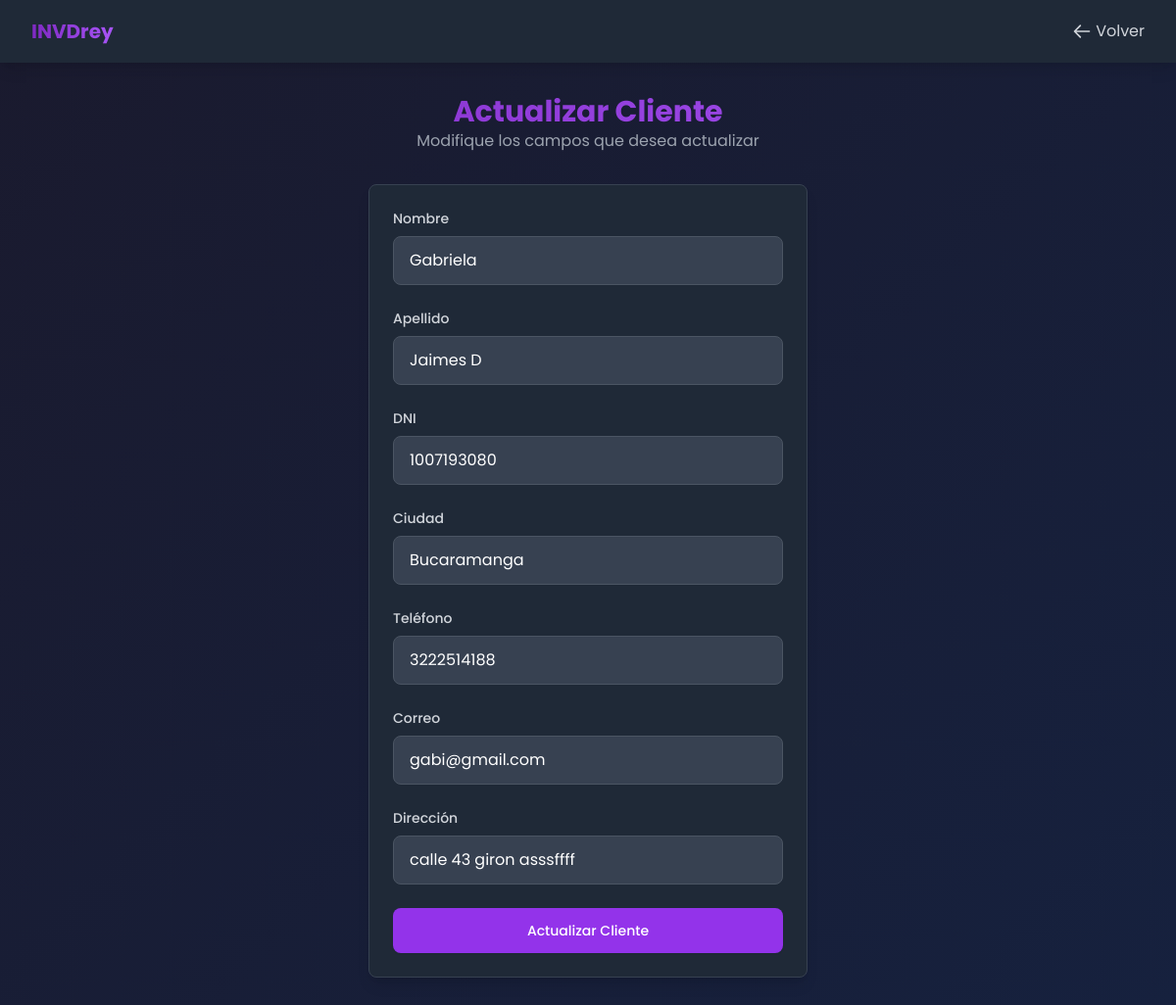
/Clientes/clientes_UPDATE.php?id=1 (signed in), run on the app's committed database.
### tables this page shows
CREATE TABLE `clientes` (
  `id` int(11) NOT NULL,
  `nombre` varchar(100) NOT NULL,
  `apellido` varchar(100) DEFAULT NULL,
  `DNI` varchar(100) NOT NULL,
  `ciudad` varchar(100) NOT NULL,
  `telefono` varchar(100) DEFAULT NULL,
  `correo` varchar(100) NOT NULL,
  `direccion` varchar(250) NOT NULL,
  `estado` tinyint(4) NOT NULL DEFAULT 1
);

### Clientes/clientes_UPDATE.php (the view, shortened to what this page needs)
<?php
include '../conexion.php';
$id = $_GET['id'];
$sql = "SELECT * FROM clientes WHERE id = ?";
$stmt = $conn->prepare($sql);
$stmt->bind_param("i", $id);
$stmt->execute();
$result = $stmt->get_result();
$user = $result->fetch_assoc();
?>
<!DOCTYPE html>
<html lang="es">
<head>
    <script src="https://cdn.tailwindcss.com"></script>
    <link rel="stylesheet" href="../styles/Styles.css">
</head>
<body class="min-h-screen text-gray-100">
    <nav class="bg-gray-800 shadow-lg">
        <div class="max-w-7xl mx-auto px-4 sm:px-6 lg:px-8">
            <div class="flex items-center justify-between h-16">
                <div class="flex items-center">
                    <div class="flex-shrink-0">
                        <span class="text-xl font-bold gradient-text">INVDrey</span>
                    </div>
                </div>
                <div class="flex items-center space-x-4">
                    <a href="clientes_READ.php" class="text-gray-300 hover:text-white flex items-center">
                        <svg xmlns="http://www.w3.org/2000/svg" class="h-5 w-5 mr-1" fill="none" viewBox="0 0 24 24" stroke="currentColor">
                            <path stroke-linecap="round" stroke-linejoin="round" stroke-width="2" d="M10 19l-7-7m0 0l7-7m-7 7h18" />
                        </svg>
                        Volver
                    </a>
                </div>
            </div>
        </div>
    </nav>
    <main class="max-w-7xl mx-auto px-4 sm:px-6 lg:px-8 py-8">
        <div class="text-center mb-8">
            <h1 class="text-3xl font-bold gradient-text">Actualizar Cliente</h1>
            <p class="text-gray-400">Modifique los campos que desea actualizar</p>
        </div>
        <div class="flex justify-center">
            <div class="w-full max-w-md">
                <form method="post" action="" class="bg-gray-800 shadow-lg rounded-lg p-6 border border-gray-700">
                    <div class="mb-6">
                        <label for="nombre" class="block text-sm font-medium text-gray-300 mb-2">Nombre</label>
                        <input type="text" id="nombre" name="nombre" required
                               class="input-field w-full px-4 py-3 bg-gray-700 border border-gray-600 rounded-lg text-white placeholder-gray-400 focus:outline-none focus:ring-2 focus:ring-purple-500"
                               value="<?php echo isset($user['nombre']) ? htmlspecialchars($user['nombre']) : ''; ?>"
                               placeholder="Ingrese el nombre">
                    </div>
                    <div class="mb-6">
                        <label for="apellido" class="block text-sm font-medium text-gray-300 mb-2">Apellido</label>
                        <input type="text" id="apellido" name="apellido"
                               class="input-field w-full px-4 py-3 bg-gray-700 border border-gray-600 rounded-lg text-white placeholder-gray-400 focus:outline-none focus:ring-2 focus:ring-purple-500"
                               value="<?php echo isset($user['apellido']) ? htmlspecialchars($user['apellido']) : ''; ?>"
                               placeholder="Ingrese el apellido (opcional)">
                    </div>
                    <div class="mb-6">
                        <label for="DNI" class="block text-sm font-medium text-gray-300 mb-2">DNI</label>
                        <input type="number" id="DNI" name="DNI" required
                               class="input-field w-full px-4 py-3 bg-gray-700 border border-gray-600 rounded-lg text-white placeholder-gray-400 focus:outline-none focus:ring-2 focus:ring-purple-500"
                               value="<?php echo isset($user['DNI']) ? htmlspecialchars($user['DNI']) : ''; ?>"
                               placeholder="Ingrese el DNI">
                    </div>
                    <div class="mb-6">
                        <label for="ciudad" class="block text-sm font-medium text-gray-300 mb-2">Ciudad</label>
                        <input type="text" id="ciudad" name="ciudad" required
                               class="input-field w-full px-4 py-3 bg-gray-700 border border-gray-600 rounded-lg text-white placeholder-gray-400 focus:outline-none focus:ring-2 focus:ring-purple-500"
                               value="<?php echo isset($user['ciudad']) ? htmlspecialchars($user['ciudad']) : ''; ?>"
                               placeholder="Ingrese la ciudad">
                    </div>
                    <div class="mb-6">
                        <label for="telefono" class="block text-sm font-medium text-gray-300 mb-2">Teléfono</label>
                        <input type="number" id="telefono" name="telefono"
                               class="input-field w-full px-4 py-3 bg-gray-700 border border-gray-600 rounded-lg text-white placeholder-gray-400 focus:outline-none focus:ring-2 focus:ring-purple-500"
                               value="<?php echo isset($user['telefono']) ? htmlspecialchars($user['telefono']) : ''; ?>"
                               placeholder="Ingrese el teléfono (opcional)">
                    </div>
                    <div class="mb-6">
                        <label for="correo" class="block text-sm font-medium text-gray-300 mb-2">Correo</label>
                        <input type="email" id="correo" name="correo" required
                               class="input-field w-full px-4 py-3 bg-gray-700 border border-gray-600 rounded-lg text-white placeholder-gray-400 focus:outline-none focus:ring-2 focus:ring-purple-500"
                               value="<?php echo isset($user['correo']) ? htmlspecialchars($user['correo']) : ''; ?>"
                               placeholder="Ingrese el correo">
                    </div>
                    <div class="mb-6">
                        <label for="direccion" class="block text-sm font-medium text-gray-300 mb-2">Dirección</label>
                        <input type="text" id="direccion" name="direccion" required
                               class="input-field w-full px-4 py-3 bg-gray-700 border border-gray-600 rounded-lg text-white placeholder-gray-400 focus:outline-none focus:ring-2 focus:ring-purple-500"
                               value="<?php echo isset($user['direccion']) ? htmlspecialchars($user['direccion']) : ''; ?>"
                               placeholder="Ingrese la dirección">
                    </div>
                    <button type="submit" class="w-full flex justify-center py-3 px-4 border border-transparent rounded-lg shadow-sm text-sm font-medium text-white bg-purple-600 hover:bg-purple-700 focus:outline-none focus:ring-2 focus:ring-offset-2 focus:ring-purple-500">
                        Actualizar Cliente
                    </button>
                </form>
            </div>
        </div>
    </main>
</body>
</html>

### styles/Styles.css (style rules this page uses)
body { font-family: 'Poppins', sans-serif; background: linear-gradient(135deg, #1a1a2e 0%, #16213e 100%); }
.gradient-text { background: linear-gradient(90deg, #7f29c2 0%, #a855f7 100%); -webkit-background-clip: text; background-clip: text; color: transparent; }

### data on the page
clientes: nombre "Gabriela", apellido "Jaimes D", DNI "1007193080", ciudad "Bucaramanga", telefono "3222514188", correo "gabi@gmail.com", direccion "calle 43 giron asssffff"
